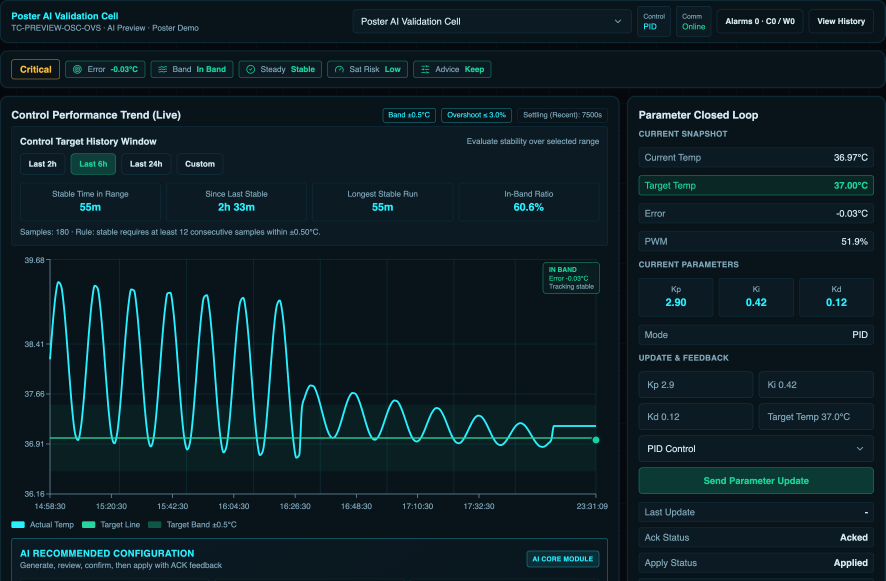
#> input picture a1-graduation-poster/assets/hmi-device-detail.png, 2656 x 1742 px (shown at 1/3 size); its folder holds 5 pictures in this run
$ python prepare_hmi_poster_crops.py
#> lines starting #> are read from the running program, lines starting #| are printed output that depends on the picture
#!/usr/bin/env python3
"""Create readable HMI crop assets for the A1 poster.

The full-page screenshots are useful proof that the real HMI runs, but they
become too small when placed inside a poster module. These crops keep the real
UI pixels while focusing on the chart and metric regions that remain legible at
A1 scale.
"""

from __future__ import annotations

from pathlib import Path

from PIL import Image, ImageOps


POSTER_ROOT = Path(__file__).resolve().parents[1]
ASSET_DIR = POSTER_ROOT / "assets"


def crop_asset(source: str, target: str, box: tuple[int, int, int, int], *, pad: int = 18) -> None:
#> called with source = 'hmi-device-detail.png', target = 'hmi-device-detail-crop.png', box = (35, 500, 1485, 1560), pad = 18
    image = Image.open(ASSET_DIR / source).convert("RGB")
#> image is the input picture: PIL image 2656x1742 RGB; mean R, G, B 12.5, 30.6, 37.6
    cropped = image.crop(box)
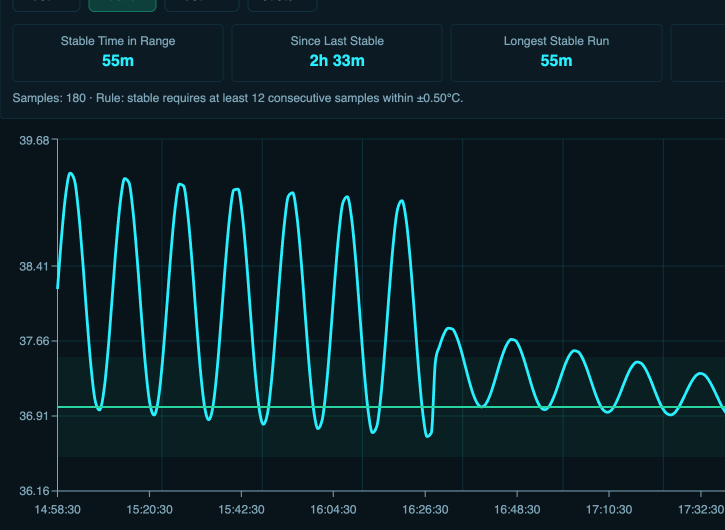
#> cropped: PIL image 1450x1060 RGB (shown at 1/2 size); mean R, G, B 11.6, 32.3, 39.3
    cropped = ImageOps.expand(cropped, border=pad, fill=(4, 14, 20))
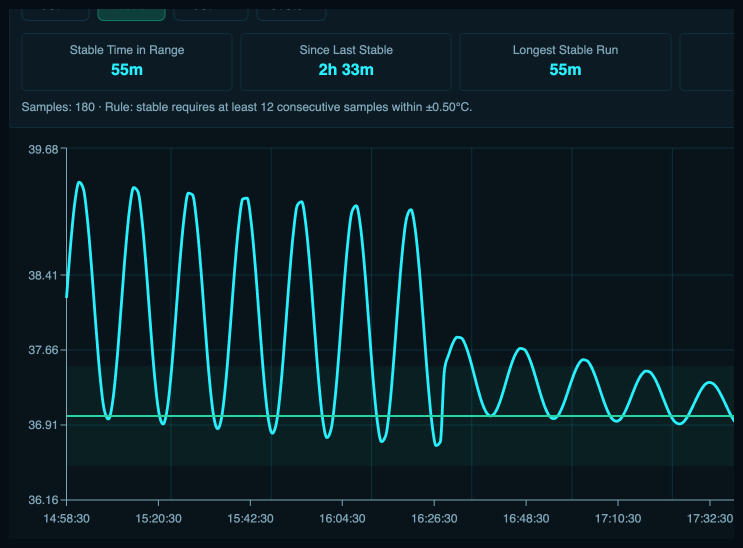
#> cropped: PIL image 1486x1096 RGB (shown at 1/2 size); mean R, G, B 11.2, 31.3, 38.2
    cropped.save(ASSET_DIR / target, optimize=True)
    print(f"Wrote {target}: {cropped.size}")
#| Wrote hmi-device-detail-crop.png: (1486, 1096)


def main() -> None:
    crop_asset(
        "hmi-device-detail.png",
        "hmi-device-detail-crop.png",
        (35, 500, 1485, 1560),
    )
    crop_asset(
        "hmi-ai-validation.png",
        "hmi-ai-validation-crop.png",
        (35, 20, 2620, 820),
    )
#> call 2 of crop_asset, with source = 'hmi-ai-validation.png', target = 'hmi-ai-validation-crop.png', box = (35, 20, 2620, 820), pad = 18
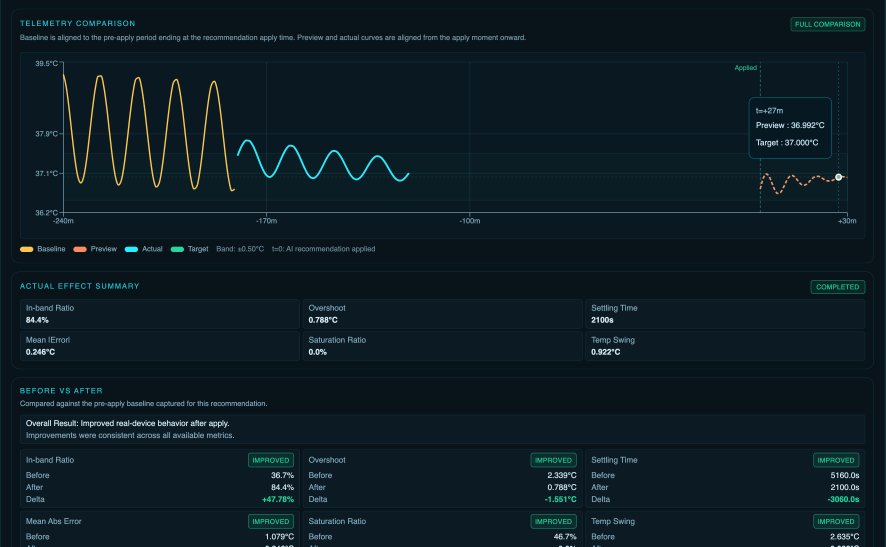
#> input picture a1-graduation-poster/assets/hmi-ai-validation.png, 2656 x 1640 px (shown at 1/3 size)
#> in crop_asset, image is the input picture: PIL image 2656x1640 RGB; mean R, G, B 12.7, 27.9, 35.5
#> in crop_asset (call 2), `cropped = image.crop(box)`:
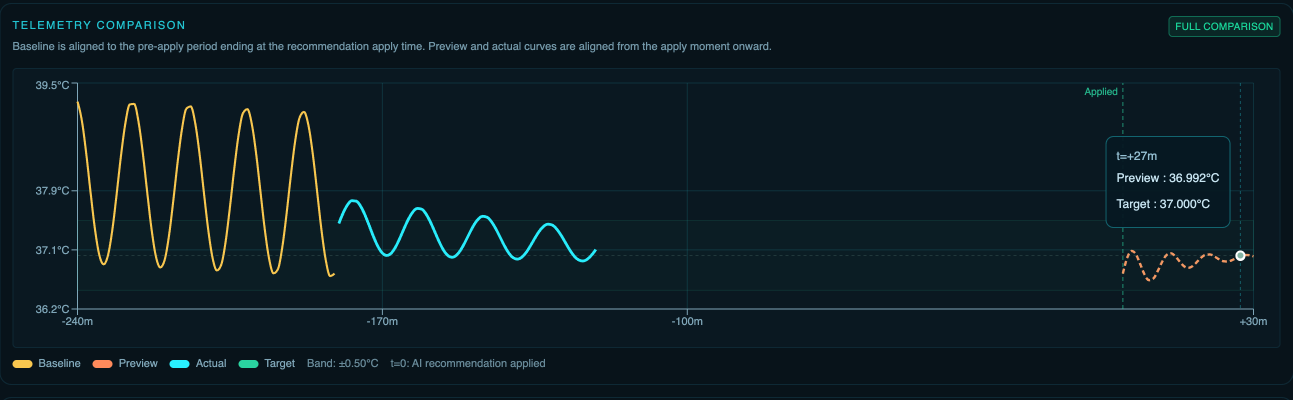
#> cropped: PIL image 2585x800 RGB (shown at 1/2 size); mean R, G, B 12.9, 27.9, 35.1
#> in crop_asset (call 2), `cropped = ImageOps.expand(cropped, border=pad, fill=(4, 14, 20))`:
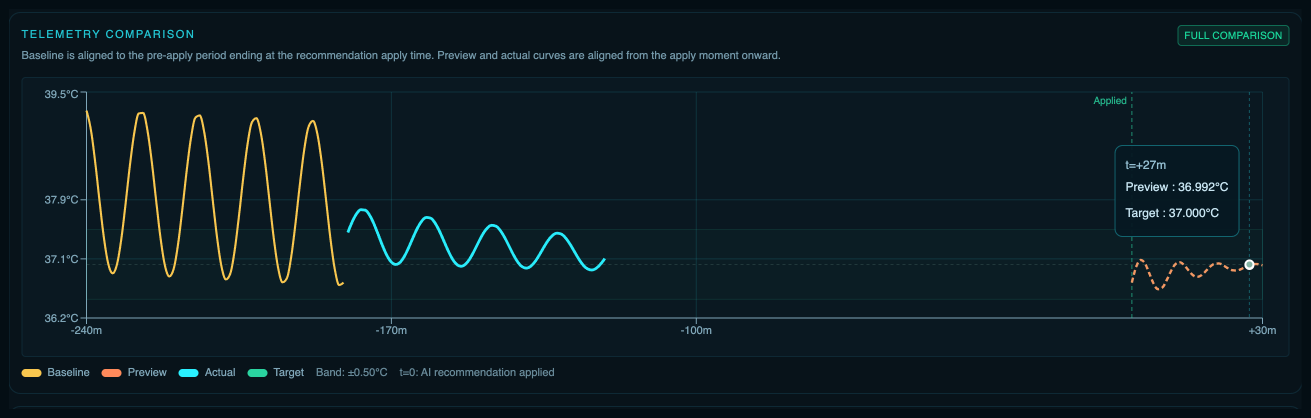
#> cropped: PIL image 2621x836 RGB (shown at 1/2 size); mean R, G, B 12.4, 27.1, 34.3
#| Wrote hmi-ai-validation-crop.png: (2621, 836)
    crop_asset(
        "hmi-ops-console.png",
        "hmi-ops-console-crop.png",
        (20, 420, 2640, 1160),
    )


if __name__ == "__main__":
#> (the run stopped early here; a loop or call above may not have finished)
